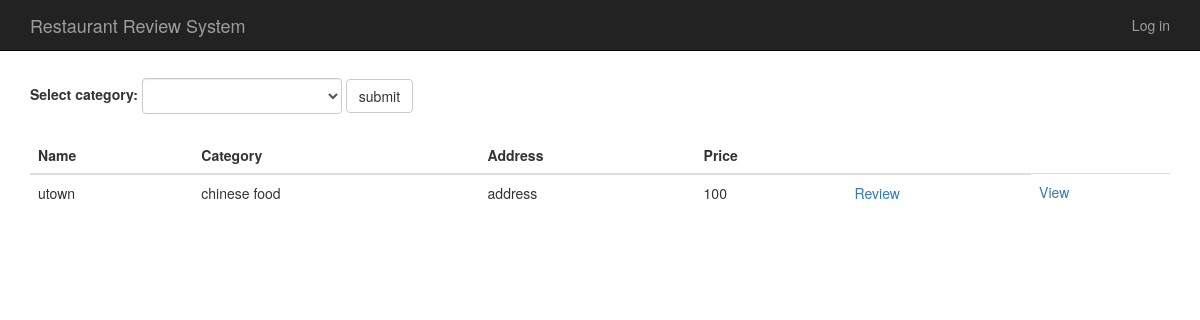
The page / on the database its author committed.
### web/models.py (models this page shows)
class Restaurant(models.Model):
    restaurant_id =  models.AutoField(primary_key=True)
    name = models.CharField(max_length=200)
    address = models.CharField(max_length=200)
    category = models.CharField(max_length=30)
    price = models.IntegerField(default=0)

### web/views.py (the view)
# urls.py: path('', views.list, name='index'),
def list(request):
    restaurants = Restaurant.objects.all();
    return render(request, 'list.html', {'restaurantlist':restaurants})

### web/templates/list.html
{% extends "shared/base.html" %}
{% block content %}
<form class="form-inline" id="toolbar">
    <div class="form-group">
        <label>Select category:</label>
        <select class="form-control" id="course-list" style="width: 200px" size="1">
            <option value="Chinese" text="Chinese"></option>
        </select>
    </div>
    <div class="form-group">
        <input type="button" value="submit" id="submit-course" class="btn btn-default">
    </div>
</form>
<table class="table table-hover" style="margin-top: 2%;">
    <thead>
    <tr>
        <th>Name</th>
        <th>Category</th>
        <th>Address</th>
        <th>Price</th>
        <th></th>
    </tr>
    </thead>
    <tbody>
    {% for restaurant in restaurantlist %}
        <tr>
            <td>{{ restaurant.name }}</td>
            <td>{{ restaurant.category }}</td>
            <td>{{ restaurant.address }}</td>
            <td>{{ restaurant.price }}</td>
            <td><a href="{% url 'review' restaurant.name %}">Review</a></td>
            <td><a href="{% url 'restaurant' restaurant.name %}">View</a></td>
        </tr>
    {% endfor %}
    </tbody>
</table>
{% endblock %}

### rows shown on the page
Restaurant: name "utown", category "chinese food", address "address", price "100"
